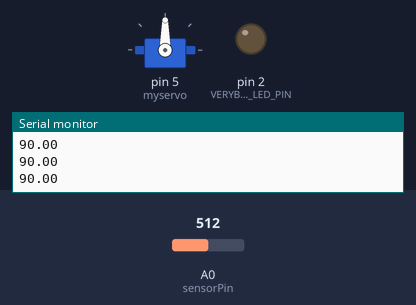
A sketch run on a simulated Arduino Uno, built with avr-gcc and run on an emulated ATmega328P. Shown: servo, output pins drawn as LEDs (lit = HIGH), the last lines printed to the serial monitor. The inputs (shaded band) are chosen by the test bench; at power-on: A0 (sensorPin) = 512.

Above: at 1.2 s.
1.3 s: A0 (sensorPin) set to 716
At 2.6 s:
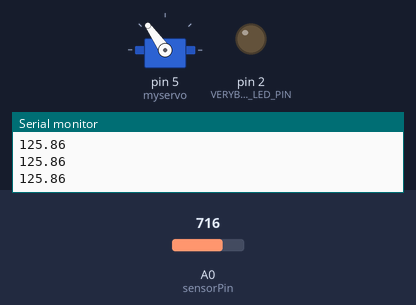
2.9 s: A0 (sensorPin) set to 900
At 3.8 s:
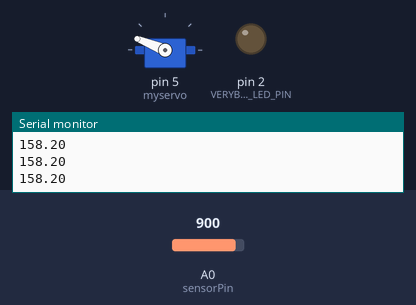
4.5 s: A0 (sensorPin) set to 1023
At 5.4 s:
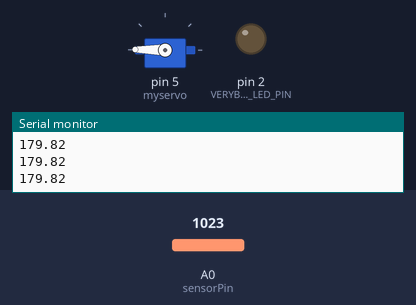
6.1 s: A0 (sensorPin) set to 511
At 7.4 s:
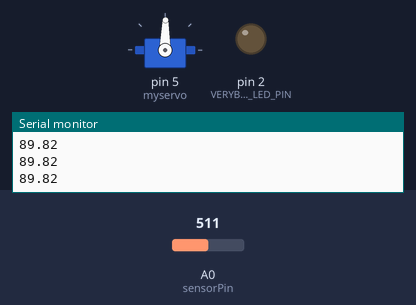
7.7 s: A0 (sensorPin) set to 306
At 9.0 s:
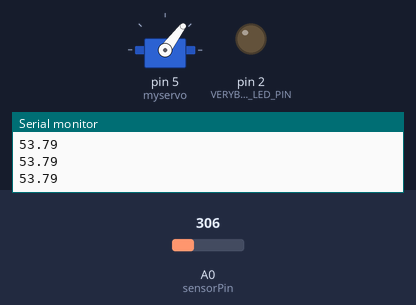
9.3 s: A0 (sensorPin) set to 122
At 9.8 s:
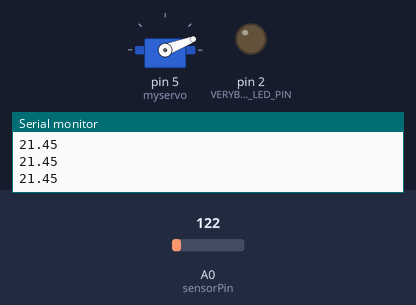
Timing chart, 0 to 11.9 s (numbered marks = the images above; inputs shaded):
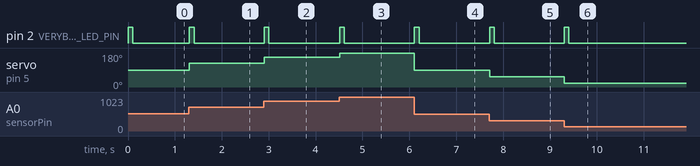

The sketch:

sketch.ino
```cpp
// Sweep
// by BARRAGAN

#include <Servo.h>

Servo myservo;  // create servo object to control a servo
                // a maximum of eight servo objects can be created

int pos = 0;    // variable to store the servo position

int sensorPin = 0;    // select the input pin for the potentiometer
float sensorValue = 0;  // variable to store the value coming from the sensor
float servoTarget = 0;
int lastServoTarget = 0;

// LED leads connected to PWM pins
const int RED_LED_PIN = 9;
const int GREEN_LED_PIN = 10;
const int BLUE_LED_PIN = 11;
const int VERYBLUE_LED_PIN = 2;

// Used to store the current intensity level of the individual LEDs
int redIntensity = 0;
int greenIntensity = 0;
int blueIntensity = 0;

// Length of time we spend showing each color
const int DISPLAY_TIME = 100; // In milliseconds

void setup()
{
  Serial.begin(9600);
  myservo.attach(5);  // attaches the servo on pin 9 to the servo object
  pinMode(VERYBLUE_LED_PIN,OUTPUT);
}

void blinkblue(int count){
  for (int i=0; i<count; i++){
    digitalWrite(VERYBLUE_LED_PIN, HIGH);
    delay(DISPLAY_TIME);
    digitalWrite(VERYBLUE_LED_PIN, LOW);
    delay(DISPLAY_TIME);
  }
}

void loop()
{
  sensorValue = analogRead(sensorPin);
  servoTarget = (sensorValue/1024)*180;
  Serial.println(servoTarget);
  myservo.write(servoTarget);
  if (lastServoTarget != int(servoTarget)){
    blinkblue(1);
  }
  lastServoTarget = servoTarget;
  delay(15);


  /*
  for(pos = 0; pos < 180; pos += 1)  // goes from 0 degrees to 180 degrees
  {                                  // in steps of 1 degree
    myservo.write(pos);              // tell servo to go to position in variable 'pos'
    delay(15);                       // waits 15ms for the servo to reach the position
  }
  for(pos = 180; pos>=1; pos-=1)     // goes from 180 degrees to 0 degrees
  {
    myservo.write(pos);              // tell servo to go to position in variable 'pos'
    delay(15);                       // waits 15ms for the servo to reach the position
  }
  */
}
```

Measured:
- after the input at 1.3 s, pin 2 (VERYBLUE_LED_PIN): LOW → HIGH at once, → LOW 0.10 s later; servo on pin 5 (myservo): 90° → 125° at once
- after the input at 2.9 s, pin 2 (VERYBLUE_LED_PIN): LOW → HIGH at once, → LOW 0.10 s later; servo on pin 5 (myservo): 125° → 158° at once
- after the input at 4.5 s, pin 2 (VERYBLUE_LED_PIN): LOW → HIGH at once, → LOW 0.10 s later; servo on pin 5 (myservo): 158° → 179° at once
- after the input at 6.1 s, pin 2 (VERYBLUE_LED_PIN): LOW → HIGH at once, → LOW 0.10 s later; servo on pin 5 (myservo): 179° → 89° at once
- after the input at 7.7 s, pin 2 (VERYBLUE_LED_PIN): LOW → HIGH at once, → LOW 0.10 s later; servo on pin 5 (myservo): 89° → 53° at once
- after the input at 9.3 s, pin 2 (VERYBLUE_LED_PIN): LOW → HIGH at once, → LOW 0.10 s later; servo on pin 5 (myservo): 53° → 21° at once
